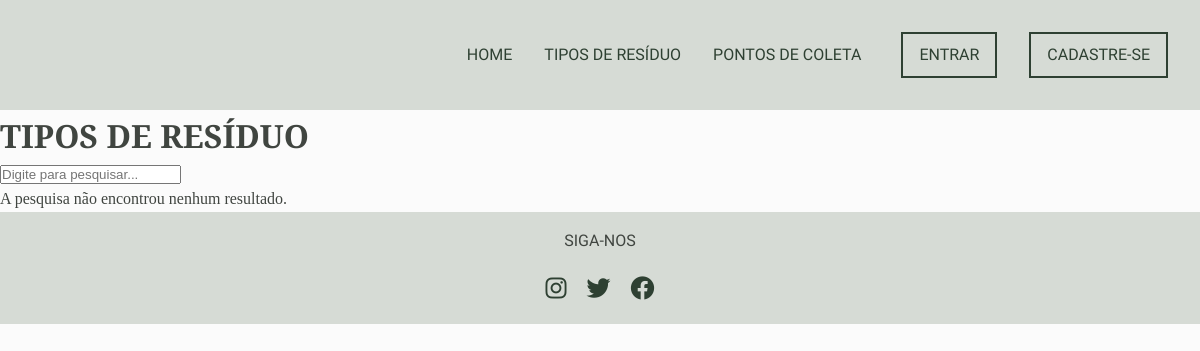
The page /tipos-de-residuo/tipos-de-residuo/ on the database as committed earlier.
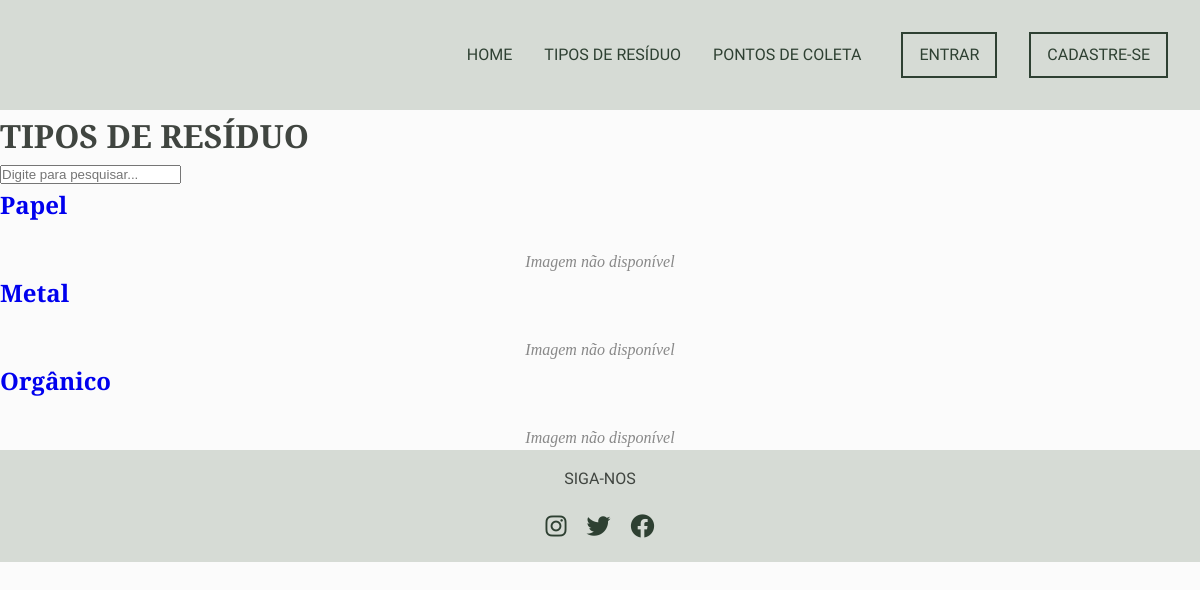
The same page on the database as committed later.
### accounts/models.py (models this page shows, shortened)
class Residuo(models.Model):
    tipoResiduo = models.CharField(max_length=100)
    descricao = models.TextField()
    diretrizes = models.TextField()
    imagem = models.ImageField(upload_to='residuos_images/', null=True, blank=True)

### accounts/views.py (the view)
# urls.py: path('tipos-de-residuo/', tipos_residuo, name='tipos_residuo'),
def tipos_residuo(request):
    search_term = request.GET.get('search', '')
    residuos = Residuo.objects.filter(tipoResiduo__icontains=search_term) if search_term else Residuo.objects.all()
    return render(request, 'tipos-de-residuo.html', {'residuos': residuos, 'search_term': search_term})

### accounts/templates/tipos-de-residuo.html (shortened to what this page needs)
{% extends 'base.html' %}
{% load static %}
{% block content %}
    <div class="search-section">
        <h1>TIPOS DE RESÍDUO</h1>
        <input type="text" id="search" placeholder="Digite para pesquisar..." value="{{ search_term }}" oninput="filterResiduos()">
        <div class="residuos">
            {% if residuos %}
                {% for residuo in residuos %}
                <a href="{% url 'residuo-detalhe' residuo.pk %}" class="residuo-card-link">
                    <div class="residuo" data-name="{{ residuo.tipoResiduo }}">
                        <h2>{{ residuo.tipoResiduo }}</h2>
                        {% if residuo.image %}
                            <img src="{{ residuo.image.url }}" alt="{{ residuo.tipoResiduo }}">
                        {% else %}
                            <p class="image-not-available">Imagem não disponível</p>
                        {% endif %}
                    </div>
                </a>
                {% endfor %}
            {% else %}
                <p>A pesquisa não encontrou nenhum resultado.</p>
            {% endif %}
        </div>
    </div>
{% endblock %}

### accounts/templates/base.html (shortened to what this page needs)
<!DOCTYPE html>
<html lang="pt-br">
<head>
    {% load static %}
    {% block styles %}
        <link rel="stylesheet" href="{% static 'css/style.css' %}">
        <link rel="stylesheet" href="https://cdnjs.cloudflare.com/ajax/libs/font-awesome/6.0.0-beta3/css/all.min.css">
    {% endblock %}
</head>
<body>
    <header>
        <div class="header-container">
            <nav>
                <a href="{% url 'home' %}">HOME</a>
                <a href="{% url 'tipos-de-residuo' %}">TIPOS DE RESÍDUO</a>
                <a href="{% url 'pontos-de-coleta' %}">PONTOS DE COLETA</a>
                <div class="header-buttons-container">
                    {% if user.is_authenticated %}
                    <form action="{% url 'logout' %}" method="post" style="display:inline;">
                        {% csrf_token %}
                        <button type="submit" class="login-button">Sair</button>
                    </form>
                    {% else %}
                        <a href="{% url 'login' %}" class="login-button">ENTRAR</a>
                        <a href="{% url 'signup' %}" class="subscribe-button">CADASTRE-SE</a>
                    {% endif %}
                </div>
            </nav>
        </div>
    </header>
    {% block content %}{% endblock %}
    <footer>
        <p>SIGA-NOS</p>
        <div class="social-links">
            <a href="#"><i class="fab fa-instagram"></i></a>
            <a href="#"><i class="fab fa-twitter"></i></a>
            <a href="#"><i class="fab fa-facebook"></i></a>
        </div>
    </footer>
</body>
</html>

### accounts/static/css/style.css (style rules this page uses)
:root { --background-color: #FBFBFB; --section-color: #E9EAEC; --secondary-color: #2e4032; --accent-color: #803769; --text-color: #404540; --header-footer-color: #D6DBD5; }
* { margin: 0; padding: 0; box-sizing: border-box; }
body { font-family: 'Merriweather', serif; background-color: var(--background-color); color: var(--text-color); line-height: 1.6; }
a { text-decoration: none; }
header { background-color: var(--header-footer-color); padding: 1rem; }
header nav { margin: 0.5rem; display: flex; justify-content: flex-end; align-items: center; gap: 2rem; }
header nav a { color: var(--secondary-color); font-family: 'Raleway', sans-serif; font-size: 1rem; }
header nav .login-button, header nav .subscribe-button { background: none; border: 2px solid var(--secondary-color); color: var(--secondary-color); margin: 0.5rem; padding: 0.5rem 1rem; font-family: 'Raleway', sans-serif; cursor: pointer; transition: background-color 0.3s; }
.header-buttons-container { display: flex; align-items: center; gap: 1rem; }
footer { background-color: var(--header-footer-color); padding: 1rem; text-align: center; }
footer p { font-family: 'Raleway', sans-serif; margin-bottom: 1rem; }
footer .social-links a { color: var(--secondary-color); margin: 0 0.5rem; font-size: 1.5rem; }
.image-not-available { font-size: 1rem; color: #888; font-style: italic; text-align: center; margin-top: 1.5rem; }

Rows that differ between the two databases and show on the page:
added Residuo: tipoResiduo "Papel"
added Residuo: tipoResiduo "Metal"
added Residuo: tipoResiduo "Orgânico"
Other text that changed with them:
text no longer shown: "A pesquisa não encontrou nenhum resultado."
